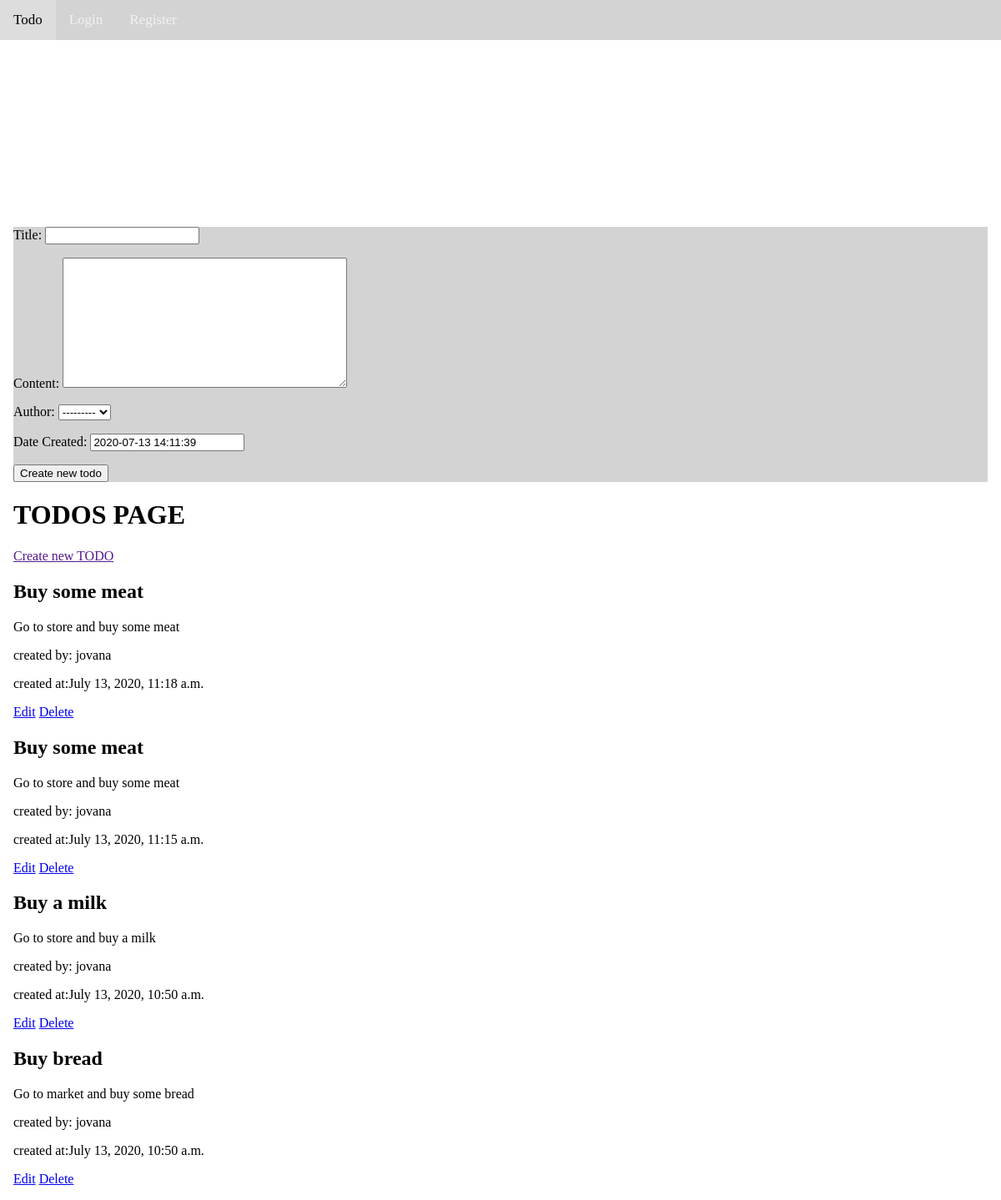
Page /todos/ on the earlier database version.
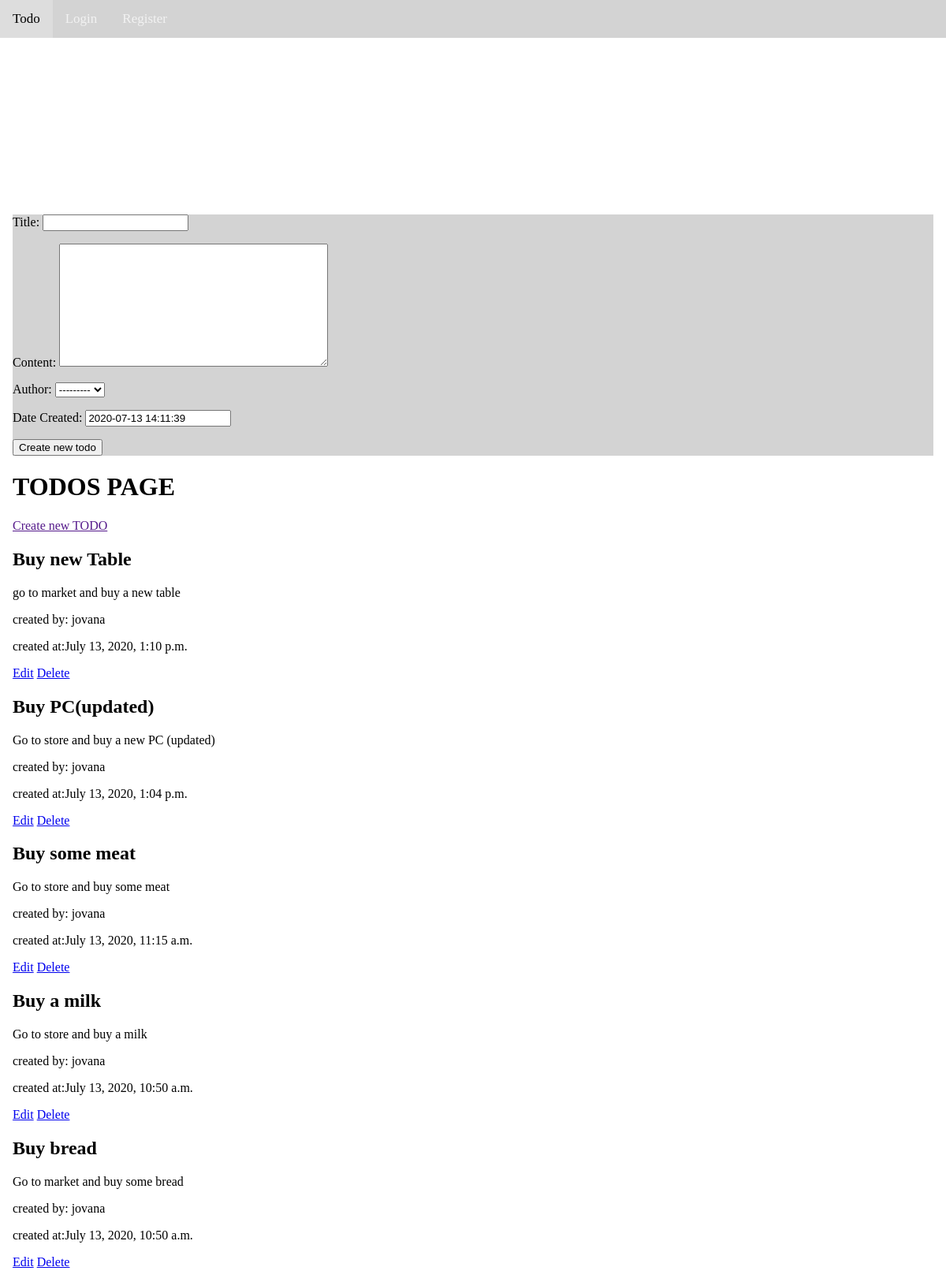
Same page on the later database version.
### main/models.py (models this page shows, shortened)
class Todo(models.Model):
    title = models.CharField(max_length=200)
    content = models.TextField()
    author = models.ForeignKey(User, default=None, on_delete=models.SET_DEFAULT)
    created_at = models.DateTimeField("Date Created", default=datetime.now())
    objects = models.Manager()

### main/views.py (the view, shortened to what this page needs)
# urls.py: path("todos/", views.todos, name = "todos"),
def todos(request):
    form = NewTodoForm()
    return render(request=request,
                  template_name="main/todos.html",
                  context={"todos": Todo.objects.all().order_by("-created_at"), "form": form})

### main/forms.py
class NewTodoForm(forms.ModelForm):
    class Meta:
        model = Todo
        fields = '__all__'

### main/templates/main/todos.html
{% extends "main/header.html" %}
{% block content %}
    <div>
        {% include "main/includes/forms/create-todo-form.html" %}
        <div>
            <h1>TODOS PAGE</h1>
            <a href="">Create new TODO</a>
            {% for todo in todos %}
                <h2>{{todo.title}}</h2>
                <p>{{todo.content}}</p>
                <p>created by: {{todo.author}}</p>
                <p>created at:{{todo.created_at}}</p>
                <a href="{% url 'main:update_todo' todo_id=todo.id %}">Edit</a>
                <a href="{% url 'main:delete_todo' todo_id=todo.id %}">Delete</a>
            {% endfor %}
        </div>
    </div>
{% endblock %}

### main/templates/main/header.html (shortened to what this page needs)
<head lang="en">
    {% load static %}
    <link rel="stylesheet" type="text/css" href="{% static 'main/css/style.css' %}" />
</head>
<body>
    {% include "main/includes/nav-bar.html" %}
    <div class="main-container">
        {% block content %}
        {% endblock %}
    </div>
</body>

### main/templates/main/includes/nav-bar.html
<div class="header-menu">
    <a href="/">Todo</a>
    {% if user.is_authenticated %}
        <a href="/logout">Logout</a>
        <a href="/todos">Todos List</a>
    {% else %}
        <a href="/login">Login</a>
        <a href="/register">Register</a>
    {% endif %}
</div>

### main/templates/main/includes/forms/create-todo-form.html (shortened to what this page needs)
<div class="todo-form">
    <form method="POST" action="/todos/">
        {{form.as_p}}
        <button type="submit">Create new todo</button>
    </form>
</div>

### main/static/main/css/style.css (style rules this page uses)
body { margin: 0; }
.header-menu { background-color: #d3d3d3; width: 100%; position: fixed; top: 0; overflow: hidden; }
.header-menu a { float: left; display: block; color: #f2f2f2; text-align: center; padding: 14px 16px; text-decoration: none; font-size: 17px; }
.main-container { padding: 1rem; margin-top: 15rem; height: auto; }
.todo-form { background-color: #d3d3d3; }

Differences in the rows shown:
removed Todo: title "Buy some meat", content "Go to store and buy some meat", author "jovana", created_at "July 13, 2020, 11:18 a.m."
added Todo: title "Buy new Table", content "go to market and buy a new table", author "jovana", created_at "July 13, 2020, 1:10 p.m."
added Todo: title "Buy PC(updated)", content "Go to store and buy a new PC (updated)", author "jovana", created_at "July 13, 2020, 1:04 p.m."
